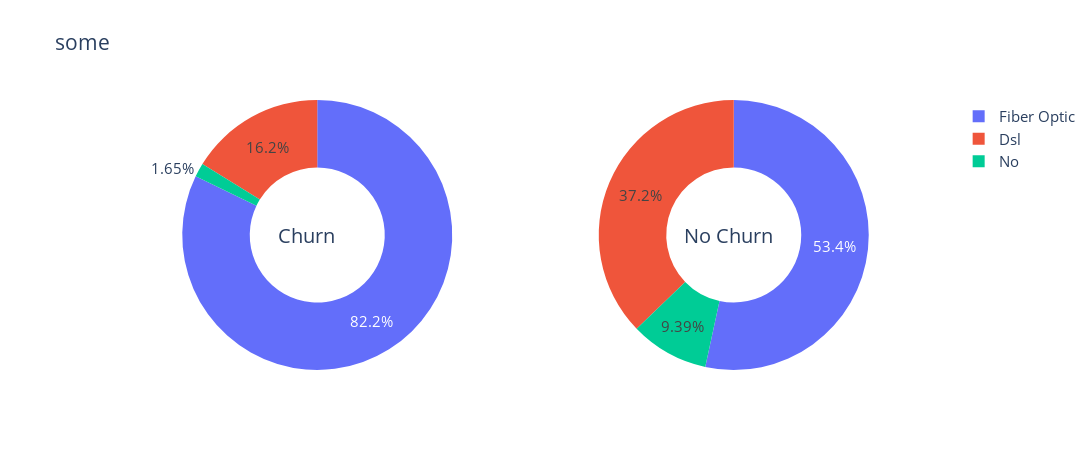

Notebook cell for this chart:
### Code cell
p1= go.Pie(labels = tmp_churn[df_cat], values=tmp_churn[df_value], name='CHurn', hole=0.5, domain= {'x': [0, .5]})
p2 = go.Pie(labels = tmp_no_churn[df_cat], values=tmp_no_churn[df_value], name='No CHurn', hole=0.5,domain= {'x': [.5, 1]} )
layout = dict(title= "some", height=450,width=1200, font=dict(size=15),
                  annotations = [
                    dict(
                          x=.2, y=.5,
                          text='Churn', 
                          showarrow=False,
                          font=dict(size=20)
                      ),

                      dict(
                          x=.8, y=.5,
                          text='No Churn', 
                          showarrow=False,
                          font=dict(size=20)
                      ),
                      
        ])

fig = dict(data=[p1, 
p2
], layout=layout)
iplot(fig)

### Figure 1 — Plotly figure (JSON) as saved in the notebook; plotly's stock layout.template omitted (floating-point values rounded to 4 significant figures)
{"data": [{"domain": {"x": [0, 0.5]}, "hole": 0.5, "labels": ["Fiber Optic", "Dsl", "No"], "name": "CHurn", "type": "pie", "values": [114300.0, 22530.0, 2302.0]}, {"domain": {"x": [0.5, 1]}, "hole": 0.5, "labels": ["Fiber Optic", "Dsl", "No"], "name": "No CHurn", "type": "pie", "values": [169000.0, 117800.0, 29730.0]}], "layout": {"annotations": [{"font": {"size": 20}, "showarrow": false, "text": "Churn", "x": 0.2, "y": 0.5}, {"font": {"size": 20}, "showarrow": false, "text": "No Churn", "x": 0.8, "y": 0.5}], "font": {"size": 15}, "height": 450, "title": {"text": "some"}, "width": 1200}}
